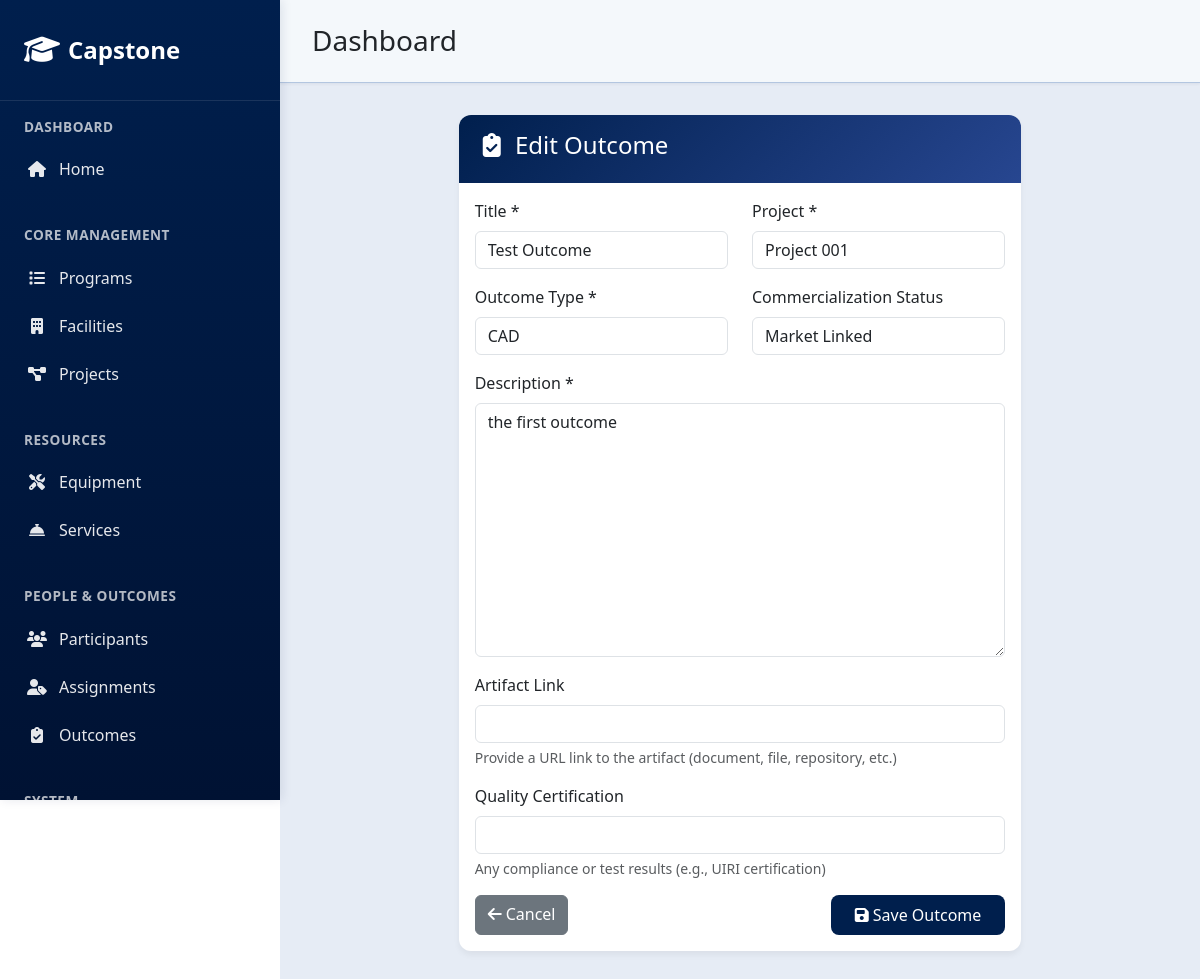
Page /outcomes/1/update/ on the committed database.
### core/models.py (models this page shows, shortened)
class Outcome(models.Model):
    outcome_id = models.CharField(max_length=10, unique=True, blank=True, null=True)
    project = models.ForeignKey('Project', on_delete=models.CASCADE, related_name='outcomes', null=True, blank=True)
    title = models.CharField(max_length=200, default='New Outcome')
    description = models.TextField(default='Outcome description')
    artifact_link = models.URLField(blank=True, null=True)
    outcome_type = models.CharField(max_length=100, choices=(
        ('CAD', 'CAD'),
        ('PCB', 'PCB'),
        ('Prototype', 'Prototype'),
        ('Report', 'Report'),
        ('Business Plan', 'Business Plan'),
    ), default='Report')
    quality_certification = models.CharField(max_length=255, blank=True, null=True)
    commercialization_status = models.CharField(max_length=100, choices=(
        ('Demoed', 'Demoed'),
        ('Market Linked', 'Market Linked'),
        ('Launched', 'Launched'),
    ), blank=True, null=True)

### core/interfaces/controllers/outcome_views.py (the view)
# urls.py: path('outcomes/<int:pk>/update/', outcome_views.OutcomeUpdateView.as_view(), name='outcome_update'),
class OutcomeUpdateView(UpdateView):
    model = Outcome
    form_class = OutcomeForm
    template_name = "core/outcome_form.html"
    success_url = reverse_lazy("outcome_list")

### core/forms.py
class OutcomeForm(forms.ModelForm):
    class Meta:
        model = Outcome
        fields = ["project", "title", "description", "artifact_link", "outcome_type",
                 "quality_certification", "commercialization_status"]
    def __init__(self, *args, **kwargs):
        super().__init__(*args, **kwargs)
        self.fields['project'].empty_label = "Select a project"
        self.fields['project'].queryset = Project.objects.all().order_by('title')

### core/models.py (called while the page is built)
    def __str__(self):
        return self.title

### core/templates/core/outcome_form.html (shortened to what this page needs)
{% extends 'core/base.html' %}
{% block content %}
<div class="row justify-content-center">
  <div class="col-md-8">
    <div class="card">
      <div class="card-header">
        <h4>
          <i class="fas fa-clipboard-check me-2"></i>
          {% if object %}Edit Outcome{% else %}Add New Outcome{% endif %}
        </h4>
      </div>
      <div class="card-body">
        <form method="post">
          <div class="row">
            <div class="col-md-6 mb-3">
              <label for="{{ form.title.id_for_label }}" class="form-label">Title *</label>
              {{ form.title }}
            </div>
            <div class="col-md-6 mb-3">
              <label for="{{ form.project.id_for_label }}" class="form-label">Project *</label>
              {{ form.project }}
            </div>
          </div>
          <div class="row">
            <div class="col-md-6 mb-3">
              <label for="{{ form.outcome_type.id_for_label }}" class="form-label">Outcome Type *</label>
              {{ form.outcome_type }}
            </div>
            <div class="col-md-6 mb-3">
              <label for="{{ form.commercialization_status.id_for_label }}" class="form-label">Commercialization Status</label>
              {{ form.commercialization_status }}
            </div>
          </div>
          <div class="mb-3">
            <label for="{{ form.description.id_for_label }}" class="form-label">Description *</label>
            {{ form.description }}
          </div>
          <div class="mb-3">
            <label for="{{ form.artifact_link.id_for_label }}" class="form-label">Artifact Link</label>
            {{ form.artifact_link }}
            <div class="form-text">Provide a URL link to the artifact (document, file, repository, etc.)</div>
          </div>
          <div class="mb-3">
            <label for="{{ form.quality_certification.id_for_label }}" class="form-label">Quality Certification</label>
            {{ form.quality_certification }}
            <div class="form-text">Any compliance or test results (e.g., UIRI certification)</div>
          </div>
          <div class="d-flex justify-content-between">
            <a href="{% url 'outcome_list' %}" class="btn btn-secondary">
              <i class="fas fa-arrow-left me-1"></i>Cancel
            </a>
            <button type="submit" class="btn btn-primary">
              <i class="fas fa-save me-1"></i>Save Outcome
            </button>
          </div>
        </form>
      </div>
    </div>
  </div>
</div>
{% endblock %}

### core/templates/core/base.html (style rules this page uses)
:root { --primary-blue: #001f4d; --light-blue: #274690; --dark-blue: #001233; --blue-hover: #003366; }
.card { border: none; border-radius: 12px; box-shadow: 0 4px 6px rgba(0, 0, 0, 0.05); transition: all 0.3s ease; background: white; }
.card-header { background: linear-gradient(135deg, var(--primary-blue), var(--light-blue)); color: #fff; border-radius: 12px 12px 0 0 !important; padding: 1rem 1.5rem; border: none; }
.btn-primary { background: var(--primary-blue); border: none; border-radius: 8px; padding: 0.5rem 1.5rem; transition: all 0.3s ease; color: #fff; }

### rows in the picture
Outcome: title "Test Outcome", project "Project 001", outcome_type "CAD", commercialization_status "Market Linked", description "the first outcome"
